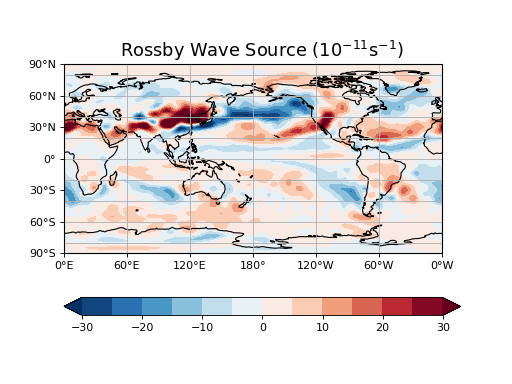

Recreate this plot in Python.
"""Compute Rossby wave source from the long-term mean flow.

This example uses the standard interface.

Additional requirements for this example:

* netCDF4 (http://unidata.github.io/netcdf4-python/)
* matplotlib (http://matplotlib.org/)
* cartopy (http://scitools.org.uk/cartopy/)

"""
import cartopy.crs as ccrs
from cartopy.mpl.ticker import LongitudeFormatter, LatitudeFormatter
from cartopy.util import add_cyclic_point
import matplotlib as mpl
import matplotlib.pyplot as plt
from netCDF4 import Dataset

from windspharm.standard import VectorWind
from windspharm.tools import prep_data, recover_data, order_latdim
from windspharm.examples import example_data_path

mpl.rcParams['mathtext.default'] = 'regular'


# Read zonal and meridional wind components from file using the cdms2 module
# from CDAT. The components are defined on pressure levels and are in separate
# files.
ncu = Dataset(example_data_path('uwnd_mean.nc'), 'r')
uwnd = ncu.variables['uwnd'][:]
lons = ncu.variables['longitude'][:]
lats = ncu.variables['latitude'][:]
ncu.close()
ncv = Dataset(example_data_path('vwnd_mean.nc'), 'r')
vwnd = ncv.variables['vwnd'][:]
ncv.close()

# The standard interface requires that latitude and longitude be the leading
# dimensions of the input wind components, and that wind components must be
# either 2D or 3D arrays. The data read in is 3D and has latitude and
# longitude as the last dimensions. The bundled tools can make the process of
# re-shaping the data a lot easier to manage.
uwnd, uwnd_info = prep_data(uwnd, 'tyx')
vwnd, vwnd_info = prep_data(vwnd, 'tyx')

# It is also required that the latitude dimension is north-to-south. Again the
# bundled tools make this easy.
lats, uwnd, vwnd = order_latdim(lats, uwnd, vwnd)

# Create a VectorWind instance to handle the computations.
w = VectorWind(uwnd, vwnd)

# Compute components of rossby wave source: absolute vorticity, divergence,
# irrotational (divergent) wind components, gradients of absolute vorticity.
eta = w.absolutevorticity()
div = w.divergence()
uchi, vchi = w.irrotationalcomponent()
etax, etay = w.gradient(eta)

# Combine the components to form the Rossby wave source term. Re-shape the
# Rossby wave source array to the 4D shape of the wind components as they were
# read off files.
S = -eta * div - (uchi * etax + vchi * etay)
S = recover_data(S, uwnd_info)

# Pick out the field for December and add a cyclic point (the cyclic point is
# for plotting purposes).
S_dec, lons_c = add_cyclic_point(S[11], lons)

# Plot Rossby wave source.
ax = plt.axes(projection=ccrs.PlateCarree(central_longitude=180))
clevs = [-30, -25, -20, -15, -10, -5, 0, 5, 10, 15, 20, 25, 30]
fill = ax.contourf(lons_c, lats, S_dec * 1e11, clevs, cmap=plt.cm.RdBu_r,
                   transform=ccrs.PlateCarree(), extend='both')
ax.coastlines()
ax.gridlines()
ax.set_xticks([0, 60, 120, 180, 240, 300, 359.99], crs=ccrs.PlateCarree())
ax.set_yticks([-90, -60, -30, 0, 30, 60, 90], crs=ccrs.PlateCarree())
lon_formatter = LongitudeFormatter(zero_direction_label=True,
                                   number_format='.0f')
lat_formatter = LatitudeFormatter()
ax.xaxis.set_major_formatter(lon_formatter)
ax.yaxis.set_major_formatter(lat_formatter)
plt.colorbar(fill, orientation='horizontal')
plt.title('Rossby Wave Source ($10^{-11}$s$^{-1}$)', fontsize=16)
plt.show()
